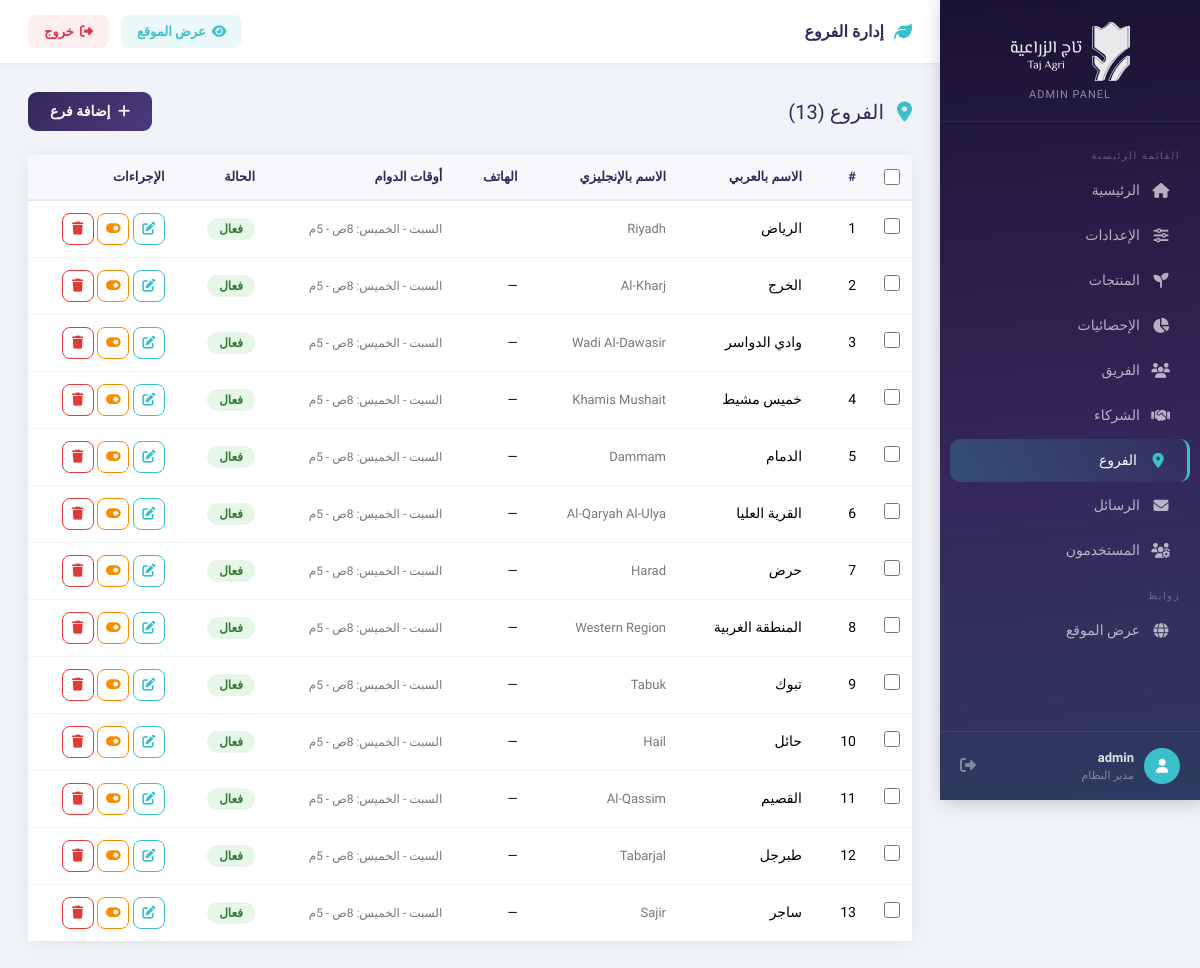
/admin/branches.php (signed in), run on the app's committed database.
### tables this page shows
CREATE TABLE `branches` (
  `id` int(11) NOT NULL,
  `name_ar` varchar(255) NOT NULL,
  `name_en` varchar(255) NOT NULL,
  `phone` varchar(50) DEFAULT NULL,
  `map_url` varchar(1000) DEFAULT NULL,
  `address_ar` varchar(500) DEFAULT NULL,
  `address_en` varchar(500) DEFAULT NULL,
  `working_hours_ar` varchar(255) DEFAULT NULL,
  `working_hours_en` varchar(255) DEFAULT NULL,
  `sort_order` int(11) DEFAULT 0,
  `status` enum('active','not_active') DEFAULT 'active',
  `created_at` timestamp NOT NULL DEFAULT current_timestamp(),
  `updated_at` timestamp NOT NULL DEFAULT current_timestamp() ON UPDATE current_timestamp()
);

### config.php (called while the page is built, shortened)
<?php
function db() {
    static $pdo = null;
    if ($pdo === null) {
        try {
            $pdo = new PDO(
                'mysql:host=' . DB_HOST . ';dbname=' . DB_NAME . ';charset=utf8mb4',
                DB_USER, DB_PASS,
                [PDO::ATTR_ERRMODE => PDO::ERRMODE_EXCEPTION,
                 PDO::ATTR_DEFAULT_FETCH_MODE => PDO::FETCH_ASSOC]
            );
        } catch (PDOException $e) {
            die('<div style="padding:20px;font-family:sans-serif;color:red;">Database connection failed: ' . $e->getMessage() . '</div>');
        }
    }
    return $pdo;
}

### admin/branches.php (the view, shortened to what this page needs)
<?php
require_once __DIR__ . '/../config.php';
$branches = db()->query('SELECT * FROM branches ORDER BY sort_order, id')->fetchAll();
require_once 'includes/header.php';
?>
<div class="d-flex justify-content-between align-items-center mb-4">
    <h5 class="mb-0" style="color:var(--brand);">
        <i class="fas fa-map-marker-alt me-2" style="color:var(--teal);"></i> الفروع (<?= count($branches) ?>)
    </h5>
    <a href="branch_edit.php" class="btn btn-brand btn-sm"><i class="fas fa-plus me-1"></i> إضافة فرع</a>
</div>
<form id="bulkForm" method="post">
<div class="card">
    <div class="card-body p-0">
        <table class="table mb-0">
            <thead>
                <tr>
                    <th class="check-col"><input type="checkbox" id="selectAll"></th>
                    <th>#</th><th>الاسم بالعربي</th><th>الاسم بالإنجليزي</th><th>الهاتف</th><th>أوقات الدوام</th><th>الحالة</th><th>الإجراءات</th>
                </tr>
            </thead>
            <tbody>
            <?php foreach ($branches as $i => $b): ?>
            <tr>
                <td class="check-col"><input type="checkbox" class="row-check" name="ids[]" value="<?= $b['id'] ?>"></td>
                <td><?= $i + 1 ?></td>
                <td><?= htmlspecialchars($b['name_ar']) ?></td>
                <td style="font-size:13px;color:#777;"><?= htmlspecialchars($b['name_en']) ?></td>
                <td style="font-size:13px;"><?= htmlspecialchars($b['phone'] ?? '—') ?></td>
                <td style="font-size:12px;color:#777;"><?= htmlspecialchars($b['working_hours_ar'] ?? '—') ?></td>
                <td><?= $b['status']==='active' ? '<span class="badge-on">فعال</span>' : '<span class="badge-off">غير فعال</span>' ?></td>
                <td>
                    <a href="branch_edit.php?id=<?= $b['id'] ?>" class="btn-sm-action btn-edit" title="تعديل"><i class="fas fa-edit"></i></a>
                    <a href="?toggle=<?= $b['id'] ?>" class="btn-sm-action btn-tog" title="تبديل"><i class="fas fa-toggle-<?= $b['status']==='active'?'on':'off' ?>"></i></a>
                    <a href="?delete=<?= $b['id'] ?>" class="btn-sm-action btn-del btn-delete-confirm" title="حذف"><i class="fas fa-trash"></i></a>
                </td>
            </tr>
            <?php endforeach; ?>
            </tbody>
        </table>
    </div>
</div>
</form>
<?php require_once 'includes/footer.php'; ?>

### admin/includes/header.php (style rules this page uses)
:root { --brand: #35285C; --brand2: #4a3a7d; --teal: #3AC0CA; --teal2: #2a9eaa; --green: #7EB595; --bg: #f0f3f8; --sidebar: 260px; --radius: 14px; --shadow: 0 2px 16px rgba(0,0,0,.07); }
* { font-family:'El Messiri',sans-serif;box-sizing:border-box; }
body { background:var(--bg);margin:0;padding:0; }
a { text-decoration:none; }
.card { border:none;border-radius:var(--radius);box-shadow:var(--shadow);background:#fff; }
.card-body { padding:20px; }
.table { border-collapse:separate;border-spacing:0; }
.table thead th { background:#f7f8fc;color:var(--brand);font-weight:700;font-size:13px;border-bottom:2px solid #e8eaf0;padding:12px 16px; }
.table tbody td { padding:12px 16px;vertical-align:middle;font-size:14px;border-bottom:1px solid #f2f4f8; }
.table tbody tr:last-child td { border-bottom:none; }
.badge-on { background:#e8f5e9;color:#2e7d32;padding:4px 12px;border-radius:20px;font-size:12px;font-weight:600; }
.btn-brand { background:linear-gradient(135deg,var(--brand),var(--brand2));color:#fff;border:none;border-radius:9px;padding:9px 22px;font-weight:600;font-family:'El Messiri',sans-serif;font-size:14px;transition:.2s; }
.btn-sm-action { width:32px;height:32px;border-radius:8px;border:1.5px solid;display:inline-flex;align-items:center;justify-content:center;font-size:13px;transition:.2s;cursor:pointer;background:transparent; }
.btn-edit { border-color:#3AC0CA;color:#3AC0CA; }
.btn-del { border-color:#e53935;color:#e53935; }
.btn-tog { border-color:#fb8c00;color:#fb8c00; }
th.check-col,td.check-col { width:40px;text-align:center;padding:8px 6px!important; }
input[type=checkbox].row-check,input[type=checkbox]#selectAll { width:16px;height:16px;cursor:pointer;accent-color:var(--teal); }

### data on the page
branches: name_ar "الرياض", name_en "Riyadh", working_hours_ar "السبت - الخميس: 8ص - 5م", status "فعال"
branches: name_ar "الخرج", name_en "Al-Kharj", phone "—", working_hours_ar "السبت - الخميس: 8ص - 5م", status "فعال"
branches: name_ar "وادي الدواسر", name_en "Wadi Al-Dawasir", phone "—", working_hours_ar "السبت - الخميس: 8ص - 5م", status "فعال"
branches: name_ar "خميس مشيط", name_en "Khamis Mushait", phone "—", working_hours_ar "السبت - الخميس: 8ص - 5م", status "فعال"
branches: name_ar "الدمام", name_en "Dammam", phone "—", working_hours_ar "السبت - الخميس: 8ص - 5م", status "فعال"
branches: name_ar "القرية العليا", name_en "Al-Qaryah Al-Ulya", phone "—", working_hours_ar "السبت - الخميس: 8ص - 5م", status "فعال"
branches: name_ar "حرض", name_en "Harad", phone "—", working_hours_ar "السبت - الخميس: 8ص - 5م", status "فعال"
branches: name_ar "المنطقة الغربية", name_en "Western Region", phone "—", working_hours_ar "السبت - الخميس: 8ص - 5م", status "فعال"
branches: name_ar "تبوك", name_en "Tabuk", phone "—", working_hours_ar "السبت - الخميس: 8ص - 5م", status "فعال"
branches: name_ar "حائل", name_en "Hail", phone "—", working_hours_ar "السبت - الخميس: 8ص - 5م", status "فعال"
branches: name_ar "القصيم", name_en "Al-Qassim", phone "—", working_hours_ar "السبت - الخميس: 8ص - 5م", status "فعال"
branches: name_ar "طبرجل", name_en "Tabarjal", phone "—", working_hours_ar "السبت - الخميس: 8ص - 5م", status "فعال"
branches: name_ar "ساجر", name_en "Sajir", phone "—", working_hours_ar "السبت - الخميس: 8ص - 5م", status "فعال"

### other printed values
$item['label'] "الرئيسية"
$item['label'] "الإعدادات"
$item['label'] "المنتجات"
$item['label'] "الإحصائيات"
$item['label'] "الفريق"
$item['label'] "الشركاء"
$item['label'] "الفروع"
$item['label'] "الرسائل"
$item['label'] "المستخدمون"
$_SESSION['admin_user'] "admin"
$pageTitle "إدارة الفروع"
count($branches) "13"
